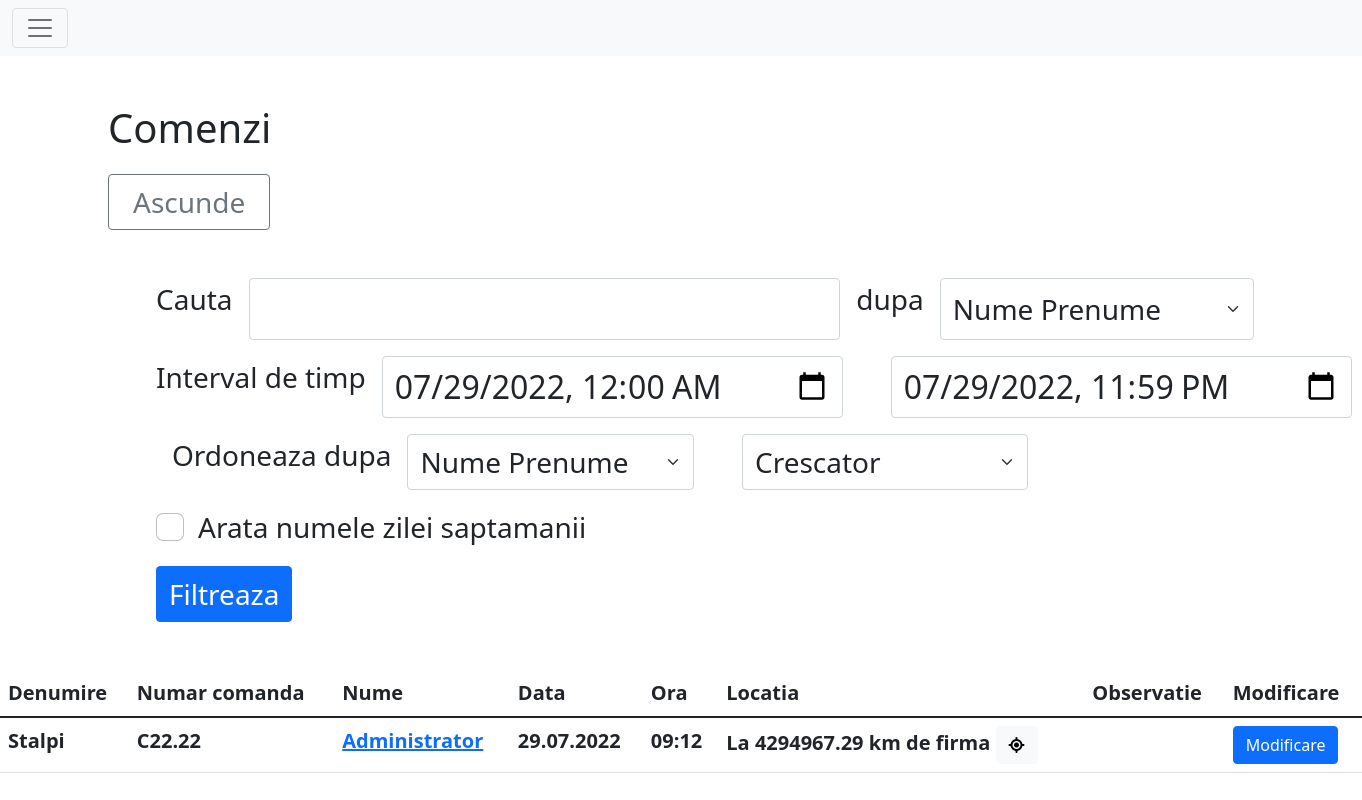
Page /activity/comenzi (signed in) on the committed database.
### main/models.py (models this page shows, shortened)
class Info(models.Model):
    user = models.ForeignKey(User, null=True, on_delete=models.DO_NOTHING)
    latitude = models.DecimalField(blank=True, max_digits=11, decimal_places=8)
    longitude = models.DecimalField(blank=True, max_digits=11, decimal_places=8)
    nrcalcloc = models.IntegerField(blank=True, default=1, verbose_name="Numarul de relocari")
    datetime = models.DateTimeField(blank=True, default=datetime.datetime.strptime("01.01.2022 00:00:00", "%d.%m.%Y %H:%M:%S"))
    text = models.TextField(blank=True, max_length=300, verbose_name="observatie")
    @property
    def getCoords(self):
        return f"{self.latitude},{self.longitude}"

class Comanda(Info):
    numar_comanda = models.CharField(blank=False, max_length=15, default="Cxxxx.xx")
    denumire = models.CharField(blank=False, max_length=20, default="")
    class Meta:
        verbose_name_plural='Comenzi'

class Info(models.Model):
    user = models.ForeignKey(User, null=True, on_delete=models.DO_NOTHING)
    latitude = models.DecimalField(blank=True, max_digits=11, decimal_places=8)
    longitude = models.DecimalField(blank=True, max_digits=11, decimal_places=8)
    nrcalcloc = models.IntegerField(blank=True, default=1, verbose_name="Numarul de relocari")
    datetime = models.DateTimeField(blank=True, default=datetime.datetime.strptime("01.01.2022 00:00:00", "%d.%m.%Y %H:%M:%S"))
    text = models.TextField(blank=True, max_length=300, verbose_name="observatie")
    @property
    def getCoords(self):
        return f"{self.latitude},{self.longitude}"

class User(AbstractUser):
    nume = models.CharField(blank=False, max_length=50, default="Angajat")
    email = models.EmailField(blank=True, null=False)
    telefon = models.CharField(blank=True, null=False, default='0'*10, max_length=15)
    role = models.CharField(blank=False, default="Angajat", max_length=20)
    class Meta:
        verbose_name='Utilizator'
        verbose_name_plural='Utilizatori'

class OwnSettings(models.Model):
    nrrecalcpoz = models.IntegerField(blank=False, default=3, verbose_name="Numarul de relocari")
    secafterrecalc = models.IntegerField(blank=False, default=60, verbose_name="Numarul de secunde dupa care este disponibila o relocare")
    disterror = models.FloatField(blank=False, default=10, verbose_name="Distanta in metrii acceptata ca eroare a calculului de locatie")
    program = models.CharField(blank=False, default="L Ma Mi J V S D", max_length=20)
    min_tolerated = models.IntegerField(blank=False, default=5, verbose_name="Numarul de minute tolerate in calculul celor 8 ore dintre intrare si iesire")
    harta = models.ForeignKey(Harta, null=True, on_delete=models.DO_NOTHING)
    class Meta:
        verbose_name='Setari proprii'
        verbose_name_plural='Setari'

class Forma(models.Model):
    nume = models.CharField(blank=True, default="corp", max_length=30)
    tip = models.CharField(blank=False, default="Cerc", choices=[("Cerc", "Cerc")], max_length=15)
    puncte = models.TextField(blank=False, default="0 0\n0 0")
    def getShape(self):
        model = None
        if self.tip == "Triunghi": model = geometry.Triunghi
        elif self.tip == "Patrulater": model = geometry.Patrulater
        elif self.tip == "Cerc": model = geometry.Cerc
        strpcts = self.puncte.split('\n')
        while "" in strpcts:
            strpcts.remove("")
        pcts = []
        for pctstr in strpcts:
            s = str(pctstr).replace('\r', '').replace(',', ' ').split(' ')
            pcts.append([float(s[0]), float(s[1])])
        return model(*pcts)
    class Meta:
        verbose_name='Arie pe harta'
        verbose_name_plural='Arii pe harta'

### main/views.py (the view)
# urls.py: path("activity/comenzi", login_required(views.ComandaActivity.as_view()), name="comenzi"),
class ComandaActivity(BaseActivityView):
    template_name = 'comenzi.html'
    titlu = "Comenzi"
    model = models.Comanda

### main/geometry.py (called while the page is built)
    @staticmethod
    def __dist(point1: list, point2: list):
        return sqrt((point1[1]-point2[1])**2 + (point1[0]-point2[0])**2)

    @property
    def center(self):
        return (self.__center[0], self.__center[1])

    @property
    def point(self):
        return (self.__point[0], self.__point[1])

### main/templatetags/mytags.py (called while the page is built)
@register.filter(name='role_at_least')
def role_at_least(user, name):
    priorit = {
        "Angajat": 1,
        "Viewer": 2,
        "Manager": 3,
        "Admin": 4,
    }
    if not user.is_authenticated:
        return False
    if name in priorit.keys():
        return priorit[user.role] >= priorit[name]
    return False

@register.filter(name='ftime')
def ftime(datetimegiven: datetime.datetime, tip: str) -> str:
    if datetimegiven is None or str(datetimegiven).__len__() == 0: return "-"
    datetimegiven = utils.getTime(datetimegiven)
    if tip == "time": return datetimegiven.strftime("%H:%M")
    if tip == "date": return datetimegiven.strftime("%d.%m.%Y")
    if tip == "datetime": return datetimegiven.strftime("%d.%m.%Y-%H:%M")
    if tip == "date timenow":
        time = utils.getTime().time()
        datetimegiven = datetime.datetime.combine(datetimegiven.date(), time, tzinfo=pytz.timezone(settings.TIME_ZONE))
        return datetimegiven.strftime("%d.%m.%Y-%H:%M")
    return "-"

@register.filter(name='strloc')
def strloc(info: models.Info) -> str:
    return utils.locStr(info)

### main/utils.py (called while the page is built)
def getTime(info = None):
    now = None
    if info is None: now = utils.timezone.now()
    elif isinstance(info, models.Info): now = info.datetime
    elif isinstance(info, datetime.datetime): now = info
    settings_time_zone = pytz.timezone(settings.TIME_ZONE)
    now = now.astimezone(settings_time_zone)
    return now

def getMinDistance(info: models.Info):
    def get_min_distance(position: tuple):
        forme = models.Forma.objects.all()
        minim = 2**32
        formamin = None
        for forma in forme:
            shape = forma.getShape()
            dc = hs.haversine(shape.center, position, unit=Unit.METERS)
            raza = hs.haversine(shape.center, shape.point, unit=Unit.METERS)
            diff = dc - raza
            if diff < 0: diff = 0
            minim = min(minim, diff)
            formamin = forma
        return minim, formamin.nume
    return get_min_distance((info.latitude, info.longitude))

### templates/comenzi.html (shortened to what this page needs)
{% extends 'base.html' %}
{% block content %}
{% load mytags %}
<div class="w-100 h-100 mb-5">
<div class="container-fluid m-5 fs-1">
    <h1 class="mb-3 ms-5"> {{ titlu }} </h1>
    <button id='btnSHS' title="Arata / Ascunde filtrarea" onclick="arataascunde('filter', 'btnSHS')" class="btn btn-outline-secondary btn-square-md font-weight-bold fs-3 align-self-center my-0 px-4 ms-5">Ascunde</button>
    <div class="m-5 fs-3" id="filter">
    <div class="fs-3 mt-5 mx-5 mb-3">
    <form method="get">
        <div class="d-flex flex-row mb-3">
            <p class="me-3 form-label">Cauta</p>
            <input type="search" class="form-control fs-2" name="stext" value="{{ stext }}">
            <p class="me-3 form-label ms-3">dupa</p>
            <select class="form-select flex-shrink-1 fs-3 me-5 w-50" aria-label="Default select example" name="scrit" required>
              <option {% if scrit == "nume" %}selected{% endif %} value="nume">Nume Prenume</option>
            </select>
        </div>
        <div class="d-flex flex-row mb-3">
            <p class="me-3 form-label text-nowrap">Interval de timp</p>
            <input autocomplete="off" type="datetime-local" class="form-control fs-2 me-5" id="inputDate1" pattern="[0-9]{4}-[0-9]{2}-[0-9]{2}T[0-9]{2}:[0-9]{2}" name="date1">
            <input autocomplete="off" type="datetime-local" class="form-control fs-2 me-5" id="inputDate2" pattern="[0-9]{4}-[0-9]{2}-[0-9]{2}T[0-9]{2}:[0-9]{2}" name="date2">
        </div>
        <div class="d-flex flex-row mb-3">
            <p class="me-3 form-label ms-3">Ordoneaza dupa</p>
            <select class="form-select flex-shrink-1 fs-3 me-5 w-25" aria-label="Default select example" name="ocrit">
              <option {% if ocrit == "nume" %}selected{% endif %} value="nume">Nume Prenume</option>
            </select>
            <select class="form-select flex-shrink-1 fs-3 me-5 w-25" aria-label="Default select example" name="oord" required>
              <option {% if oord == "cresc" %}selected{% endif %} value="cresc">Crescator</option>
            </select>
        </div>
        <div class="form-check mt-2">
          <input autocomplete="off" class="form-check-input" type="checkbox" value="1" id="flexCheckDefault" name="showday" {% if showday == "1" %} checked {% endif %}>
          <label class="form-check-label" for="flexCheckDefault">
            Arata numele zilei saptamanii
          </label>
        </div>
        <button type="submit" class="btn btn-primary mt-3 me-5 fs-3">Filtreaza</button>
    </form>
    </div>
    </div>
</div>
</div>
<div class="w-100 h-100">
    <table class="table table-hover fs-5">
        <thead class="">
            <tr>
                <th> Denumire </th>
                <th> Numar comanda</th>
                <th> Nume </th>
                <th> Data </th>
                <th> Ora </th>
                <th> Locatia </th>
                <th> Observatie </th>
                <th> Modificare </th>
            </tr>
        </thead>
        <tbody>
        {% for info in tabledata %}
            <tr>
                <th> {{ info.denumire }}</th>
                <th> {{ info.numar_comanda }}</th>
                <th> <a href="{% url 'detaliiuser' username=info.user.username %}">{{ info.user.nume }}</a></th>
                <th> {{ info.datetime|ftime:"date" }} </th>
                <th> {{ info.datetime|ftime:"time" }} </th>
                <th> {{ info|strloc }}
                {% if info|strloc != "-" %}<button class="btn btn-light" onclick="loadMap('{{ info.getCoords|safe }}')"><i class="fa-solid fa-location-crosshairs"></i></button>{% endif %}
                </th>
                <th> {{ info.text }} </th>
                <th> <a href="{% url 'actUserFromPath' datein=info.datetime|ftime:"date" dateout=info.datetime|ftime:"date" username=info.user.username%}" class="btn btn-primary">Modificare</a> </th>
            </tr>
        {% endfor %}
        </tbody>
    </table>
</div>
{% endblock %}

### rows in the picture
Comanda: denumire "Stalpi", numar_comanda "C22.22", user.nume "Administrator", datetime|ftime "29.07.2022", datetime|ftime "09:12", nume "La 4294967.29 km de firma"

### other values in the picture
{{ titlu }} "Comenzi"
